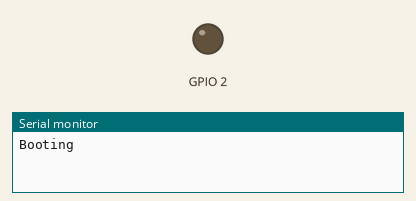
A sketch run on a simulated ESP8266 (NodeMCU). On the bench: output pins drawn as LEDs (lit = HIGH), the last lines printed to the serial monitor. WiFi joins after 1.5 s; servers stay silent unless stated.

Above: at 0.1 s.
At 1.6 s:
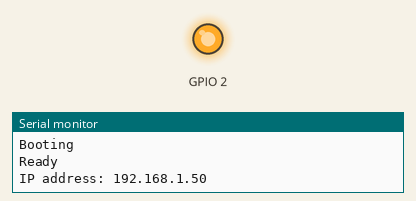
Timing chart, 0 to 3.1 s (numbered marks = the images above):
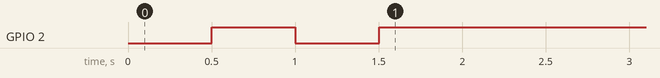

The sketch:

BasicOTA.ino
```cpp
#include <configWiFi.h>
#include <ESP8266mDNS.h>
#include <WiFiUdp.h>
#include <ArduinoOTA.h>

#ifndef STASSID
#define STASSID "your-ssid"
#define STAPSK "your-password"
#endif

const char* ssid = STASSID;
const char* password = STAPSK;

void setup() {
  Serial.begin(115200);
  Serial.println("Booting");
  WiFi.mode(WIFI_STA);
  WiFi.begin(ssid, password);

conectarWiFi();

  // Port defaults to 8266
  // ArduinoOTA.setPort(8266);

  // Hostname defaults to esp8266-[ChipID]
  ArduinoOTA.setHostname("CORTES");

  // No authentication by default
  //ArduinoOTA.setPassword("admin");

  // Password can be set with it's md5 value as well
  // MD5(admin) = 21232f297a57a5a743894a0e4a801fc3
  // ArduinoOTA.setPasswordHash("21232f297a57a5a743894a0e4a801fc3");

  ArduinoOTA.onStart([]() {
    String type;
    if (ArduinoOTA.getCommand() == U_FLASH) {
      type = "sketch";
    } else {  // U_FS
      type = "filesystem";
    }

    // NOTE: if updating FS this would be the place to unmount FS using FS.end()
    Serial.println("Start updating " + type);
  });
  ArduinoOTA.onEnd([]() {
    Serial.println("\nEnd");
  });
  ArduinoOTA.onProgress([](unsigned int progress, unsigned int total) {
    Serial.printf("Progress: %u%%\r", (progress / (total / 100)));
  });
  ArduinoOTA.onError([](ota_error_t error) {
    Serial.printf("Error[%u]: ", error);
    if (error == OTA_AUTH_ERROR) {
      Serial.println("Auth Failed");
    } else if (error == OTA_BEGIN_ERROR) {
      Serial.println("Begin Failed");
    } else if (error == OTA_CONNECT_ERROR) {
      Serial.println("Connect Failed");
    } else if (error == OTA_RECEIVE_ERROR) {
      Serial.println("Receive Failed");
    } else if (error == OTA_END_ERROR) {
      Serial.println("End Failed");
    }
  });
  ArduinoOTA.begin();
  Serial.println("Ready");
  Serial.print("IP address: ");
  Serial.println(WiFi.localIP());
}

void loop() {
  ArduinoOTA.handle();
}
```
